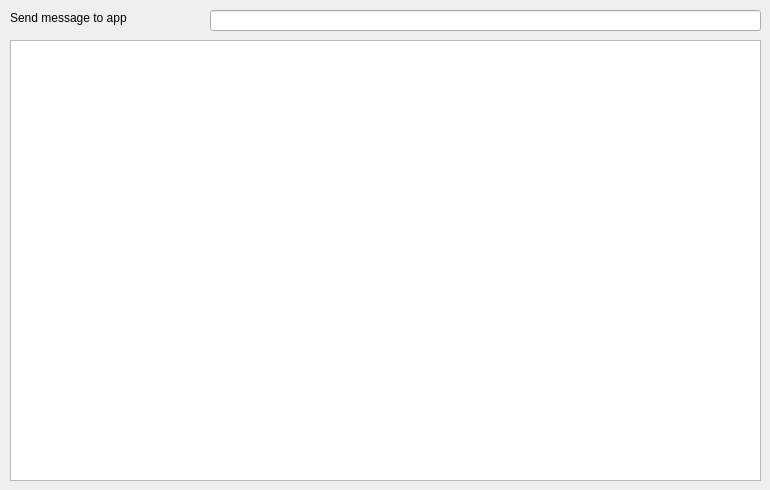
<?xml version="1.0" encoding="UTF-8"?>
<ui version="4.0">
 <class>cmdlineapp</class>
 <widget class="QDialog" name="cmdlineapp">
  <property name="geometry">
   <rect>
    <x>0</x>
    <y>0</y>
    <width>770</width>
    <height>490</height>
   </rect>
  </property>
  <property name="windowTitle">
   <string>Dialog</string>
  </property>
  <widget class="QPlainTextEdit" name="txtTerm">
   <property name="geometry">
    <rect>
     <x>10</x>
     <y>40</y>
     <width>751</width>
     <height>441</height>
    </rect>
   </property>
  </widget>
  <widget class="QLineEdit" name="leCommand">
   <property name="geometry">
    <rect>
     <x>210</x>
     <y>10</y>
     <width>551</width>
     <height>21</height>
    </rect>
   </property>
  </widget>
  <widget class="QLabel" name="label">
   <property name="geometry">
    <rect>
     <x>10</x>
     <y>10</y>
     <width>181</width>
     <height>16</height>
    </rect>
   </property>
   <property name="text">
    <string>Send message to app</string>
   </property>
  </widget>
 </widget>
 <resources/>
 <connections/>
</ui>
